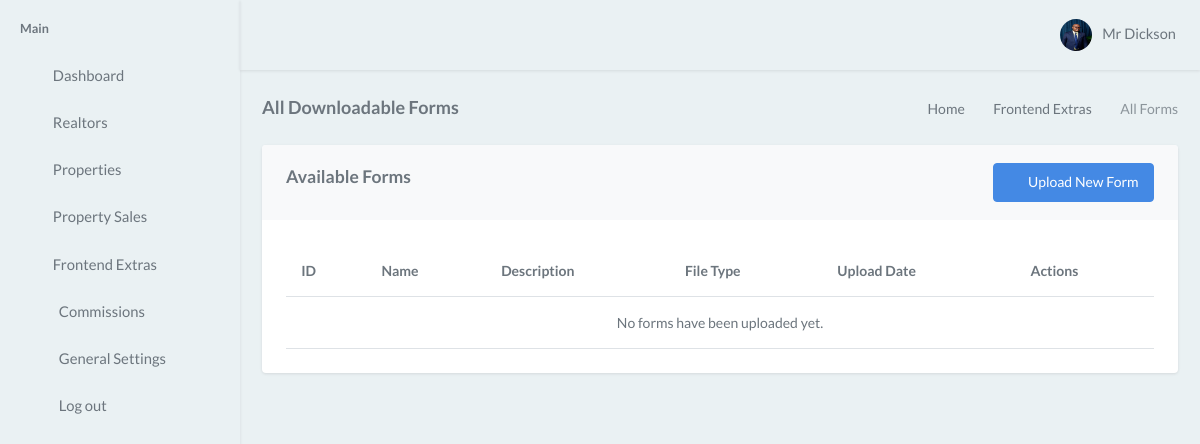
Page /user/frontend-extras/forms/ (signed in) on the earlier database version.
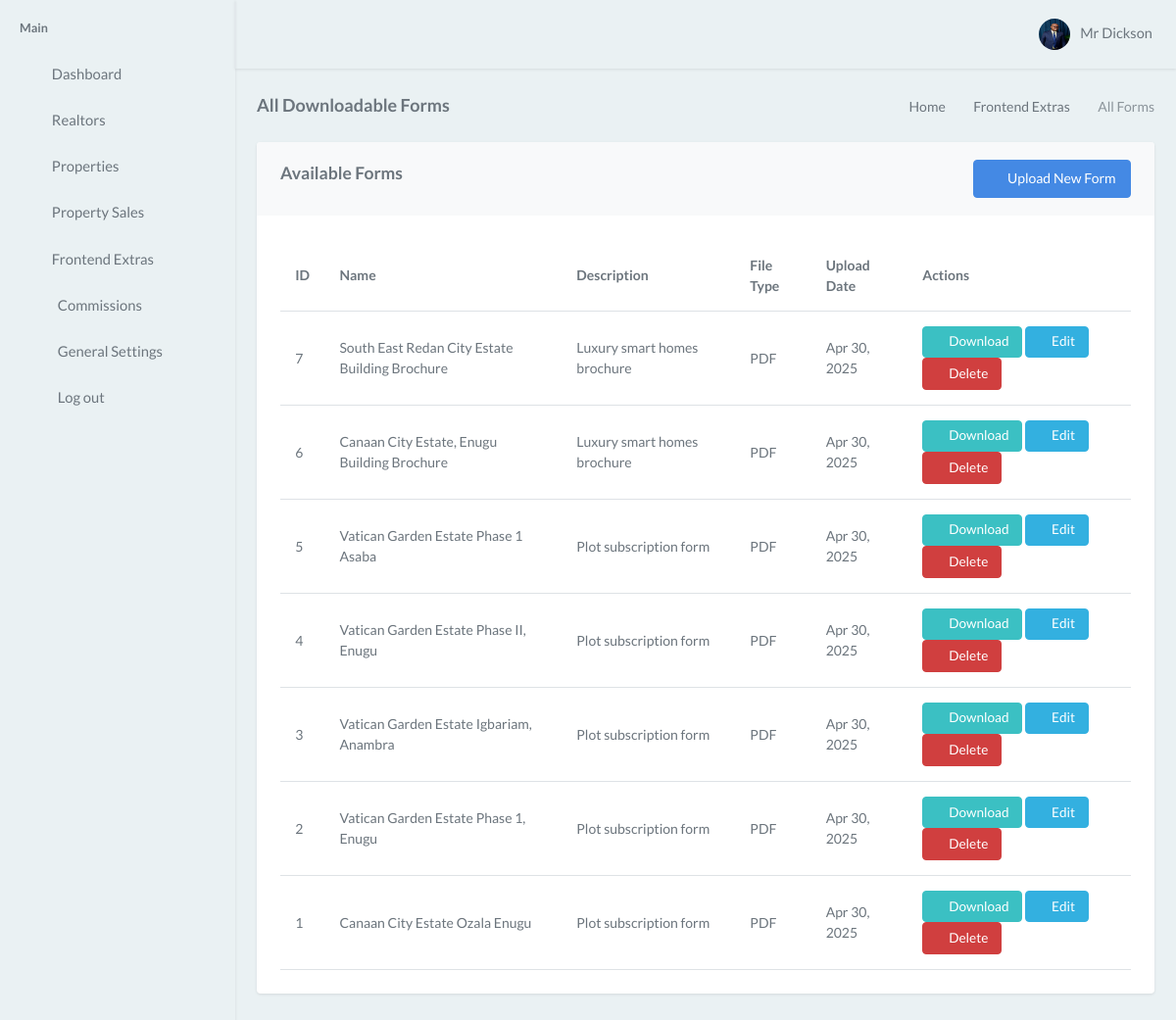
Same page on the later database version.
### estate/models.py (models this page shows, shortened)
class FormUpload(models.Model):
    name = models.CharField(max_length=255)
    description = models.TextField(blank=True, null=True)
    form_file = models.FileField(upload_to='forms/')
    created_at = models.DateTimeField(default=timezone.now)
    updated_at = models.DateTimeField(auto_now=True)
    @property
    def file_type(self):
        _, extension = os.path.splitext(self.form_file.name)
        return extension.upper()[1:] if extension else 'N/A'
    class Meta:
        ordering = ['-created_at']
        verbose_name = 'Form Upload'
        verbose_name_plural = 'Form Uploads'

### estate/views.py (the view)
# urls.py: path('user/frontend-extras/forms/', views.forms_list, name='forms_list'),
@login_required
def forms_list(request):
    forms = FormUpload.objects.all().order_by('-created_at')
    return render(request, "user/forms_list.html", {
        'forms': forms
    })

### estate/templates/user/forms_list.html (shortened to what the changed rows need)
{% extends 'user/base.html' %}
{% block body %}
    <div class="content-page">
        <div class="content">
            <div class="container-fluid">
                <div class="row">
                    <div class="col-12">
                        <div class="card">
                            <div class="card-body">
                                <div class="table-responsive">
                                    <table class="table table-centered table-hover mb-0" id="forms-datatable">
                                        <thead>
                                            <tr>
                                                <th>ID</th>
                                                <th>Name</th>
                                                <th>Description</th>
                                                <th>File Type</th>
                                                <th>Upload Date</th>
                                                <th>Actions</th>
                                            </tr>
                                        </thead>
                                        <tbody>
                                            {% for form in forms %}
                                            <tr>
                                                <td>{{ form.id }}</td>
                                                <td>{{ form.name }}</td>
                                                <td>{{ form.description|truncatechars:50 }}</td>
                                                <td>{{ form.file_type }}</td>
                                                <td>{{ form.created_at|date:"M d, Y" }}</td>
                                                <td>
                                                    <a href="{{ form.form_file.url }}" class="btn btn-sm btn-primary" download>
                                                        <i class="ri-download-line"></i> Download
                                                    </a>
                                                    <a href="{% url 'edit_form' form.id %}" class="btn btn-sm btn-info">
                                                        <i class="ri-edit-line"></i> Edit
                                                    </a>
                                                    <form method="post" action="{% url 'delete_form' form.id %}" class="d-inline">
                                                        <button type="submit" class="btn btn-sm btn-danger" onclick="return confirm('Are you sure you want to delete this form?');">
                                                            <i class="ri-delete-bin-line"></i> Delete
                                                        </button>
                                                    </form>
                                                </td>
                                            </tr>
                                            {% empty %}
                                            <tr>
                                                <td colspan="6" class="text-center">No forms have been uploaded yet.</td>
                                            </tr>
                                            {% endfor %}
                                        </tbody>
                                    </table>
                                </div>
                            </div>
                        </div>
                    </div>
                </div>
            </div>
        </div>
    </div>
{% endblock body %}

Differences in the rows shown:
added FormUpload: id "7", name "South East Redan City Estate Building Brochure", description "Luxury smart homes brochure", file_type "PDF", created_at "Apr 30, 2025"
added FormUpload: id "6", name "Canaan City Estate, Enugu Building Brochure", description "Luxury smart homes brochure", file_type "PDF", created_at "Apr 30, 2025"
added FormUpload: id "5", name "Vatican Garden Estate Phase 1 Asaba", description "Plot subscription form", file_type "PDF", created_at "Apr 30, 2025"
added FormUpload: id "4", name "Vatican Garden Estate Phase II, Enugu", description "Plot subscription form", file_type "PDF", created_at "Apr 30, 2025"
added FormUpload: id "3", name "Vatican Garden Estate Igbariam, Anambra", description "Plot subscription form", file_type "PDF", created_at "Apr 30, 2025"
added FormUpload: id "2", name "Vatican Garden Estate Phase 1, Enugu", description "Plot subscription form", file_type "PDF", created_at "Apr 30, 2025"
added FormUpload: id "1", name "Canaan City Estate Ozala Enugu", description "Plot subscription form", file_type "PDF", created_at "Apr 30, 2025"
Other differences:
text no longer shown: "No forms have been uploaded yet."
